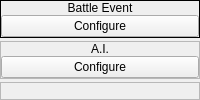
             <widget class="QWidget" name="widget_6" native="true">
              <property name="sizePolicy">
               <sizepolicy hsizetype="Fixed" vsizetype="Preferred">
                <horstretch>0</horstretch>
                <verstretch>0</verstretch>
               </sizepolicy>
              </property>
              <layout class="QVBoxLayout" name="verticalLayout_9">
               <property name="spacing">
                <number>3</number>
               </property>
               <property name="margin">
                <number>0</number>
               </property>
               <item>
                <widget class="QFrame" name="frame_191">
                 <property name="sizePolicy">
                  <sizepolicy hsizetype="Preferred" vsizetype="Fixed">
                   <horstretch>0</horstretch>
                   <verstretch>0</verstretch>
                  </sizepolicy>
                 </property>
                 <property name="frameShape">
                  <enum>QFrame::Box</enum>
                 </property>
                 <property name="frameShadow">
                  <enum>QFrame::Plain</enum>
                 </property>
                 <layout class="QVBoxLayout" name="verticalLayout_11">
                  <property name="spacing">
                   <number>0</number>
                  </property>
                  <property name="margin">
                   <number>0</number>
                  </property>
                  <item>
                   <widget class="QLabel" name="label_5">
                    <property name="sizePolicy">
                     <sizepolicy hsizetype="Preferred" vsizetype="Fixed">
                      <horstretch>0</horstretch>
                      <verstretch>0</verstretch>
                     </sizepolicy>
                    </property>
                    <property name="text">
                     <string>Battle Event</string>
                    </property>
                    <property name="alignment">
                     <set>Qt::AlignCenter</set>
                    </property>
                   </widget>
                  </item>
                  <item>
                   <widget class="QWidget" name="widget_7" native="true">
                    <layout class="QVBoxLayout" name="verticalLayout_10">
                     <property name="spacing">
                      <number>0</number>
                     </property>
                     <property name="margin">
                      <number>0</number>
                     </property>
                     <item>
                      <widget class="QPushButton" name="bConfigureBattleEvent">
                       <property name="text">
                        <string>Configure</string>
                       </property>
                       <property name="icon">
                        <iconset resource="gui_icons.qrc">
                         <normaloff>:/icons/configure.png</normaloff>:/icons/configure.png</iconset>
                       </property>
                      </widget>
                     </item>
                    </layout>
                   </widget>
                  </item>
                 </layout>
                </widget>
               </item>
               <item>
                <widget class="QFrame" name="frame_6">
                 <property name="sizePolicy">
                  <sizepolicy hsizetype="Preferred" vsizetype="Fixed">
                   <horstretch>0</horstretch>
                   <verstretch>0</verstretch>
                  </sizepolicy>
                 </property>
                 <property name="frameShape">
                  <enum>QFrame::StyledPanel</enum>
                 </property>
                 <property name="frameShadow">
                  <enum>QFrame::Raised</enum>
                 </property>
                 <layout class="QVBoxLayout" name="verticalLayout_12">
                  <property name="spacing">
                   <number>0</number>
                  </property>
                  <property name="margin">
                   <number>0</number>
                  </property>
                  <item>
                   <widget class="QLabel" name="label_6">
                    <property name="sizePolicy">
                     <sizepolicy hsizetype="Preferred" vsizetype="Fixed">
                      <horstretch>0</horstretch>
                      <verstretch>0</verstretch>
                     </sizepolicy>
                    </property>
                    <property name="text">
                     <string>A.I.</string>
                    </property>
                    <property name="alignment">
                     <set>Qt::AlignCenter</set>
                    </property>
                   </widget>
                  </item>
                  <item>
                   <widget class="QWidget" name="wCustomAI" native="true">
                    <layout class="QVBoxLayout" name="verticalLayout_13">
                     <property name="spacing">
                      <number>0</number>
                     </property>
                     <property name="margin">
                      <number>0</number>
                     </property>
                     <item>
                      <widget class="QPushButton" name="bConfigureAI">
                       <property name="text">
                        <string>Configure</string>
                       </property>
                       <property name="icon">
                        <iconset resource="gui_icons.qrc">
                         <normaloff>:/icons/configure.png</normaloff>:/icons/configure.png</iconset>
                       </property>
                      </widget>
                     </item>
                    </layout>
                   </widget>
                  </item>
                 </layout>
                </widget>
               </item>
               <item>
                <widget class="QFrame" name="frame_4">
                 <property name="sizePolicy">
                  <sizepolicy hsizetype="Preferred" vsizetype="Expanding">
                   <horstretch>0</horstretch>
                   <verstretch>0</verstretch>
                  </sizepolicy>
                 </property>
                 <property name="frameShape">
                  <enum>QFrame::StyledPanel</enum>
                 </property>
                 <property name="frameShadow">
                  <enum>QFrame::Raised</enum>
                 </property>
                </widget>
               </item>
              </layout>
             </widget>
